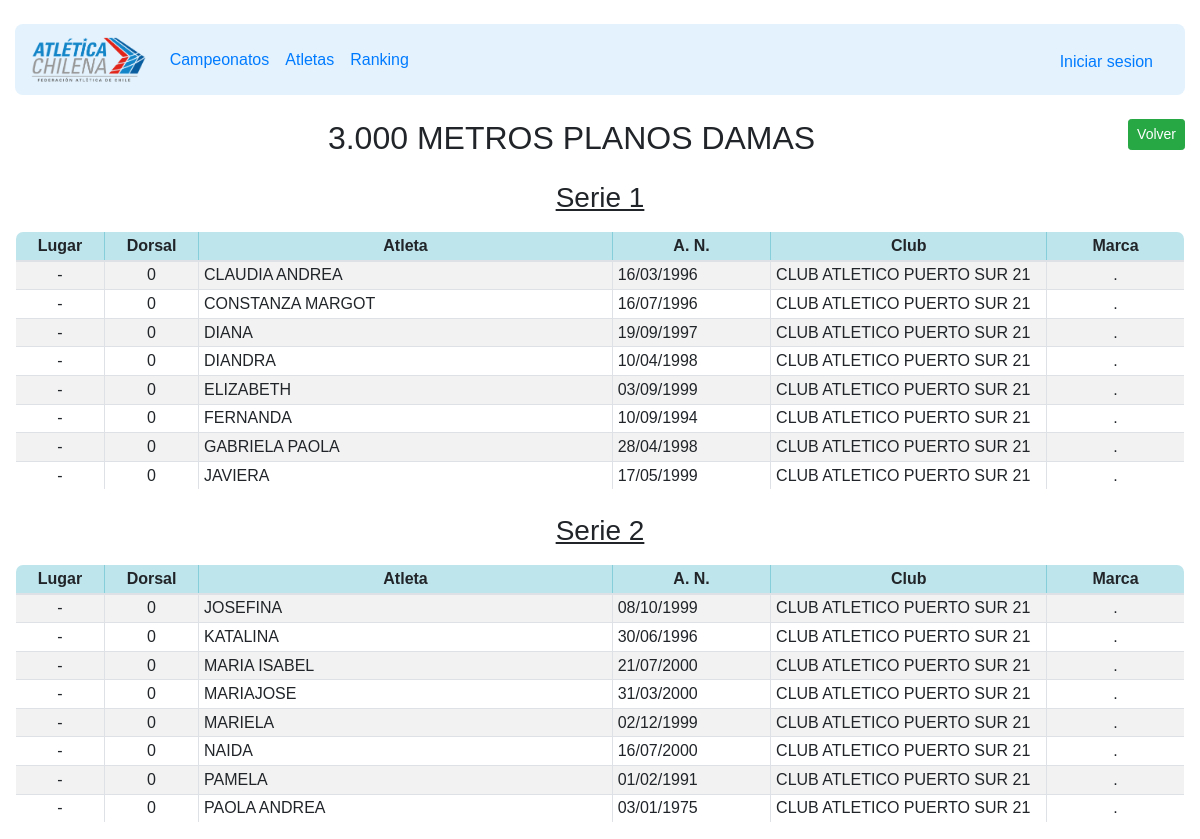
/competition/results/2133, run on the app's committed database.
### apps/competition/models.py (models this page shows, shortened)
class Competitions(models.Model):
    eventId = models.ForeignKey(Events,null=False,blank=False,on_delete=models.CASCADE)
    stageId = models.ForeignKey(Stages,null=False,blank=False,on_delete=models.CASCADE)
    round = models.IntegerField(choices=ROUND_CHOICES,null=False,blank=False,default=0)
    hour = models.TimeField(null=False,blank=False,default='08:00:00')
    category = models.IntegerField(null=False,blank=False,default=0)
    gender = models.IntegerField(choices=GENDER_CHOICES,null=False,blank=False,default=0)
    combinated= models.IntegerField(choices=COMBINATED_CHOICES,null=False,blank=False,default=0)
    series = models.BooleanField(null=False,blank=False,default=False)
    observation = models.CharField(max_length=200,null=True,blank=True,default='S/C')
    status = models.IntegerField(choices=STATUS_CHOICES,null=False,blank=False,default=1)
    def name(self):
        return "%s %s"%(self.eventId.name(),self.get_gender())
    def get_CID(self):
        return self.stageId.championshipId.id
    def get_gender(self):
        return GENDER_CHOICES[self.gender][1]
    def get_type(self):
        return self.eventId.eventType

class Events(models.Model):
    eventName = models.CharField(max_length=200,null=False,blank=False,default='Evento')
    eventType = models.IntegerField(choices=EVENT_TYPE_CHOICES,null=False,blank=False,default=0)
    status = models.IntegerField(choices=STATUS_CHOICES,null=False,blank=False,default=1)
    def name(self):
        return self.eventName

class AbstractHeats(models.Model):
    competitionId = models.ForeignKey(Competitions,related_name="%(class)s",null=False,blank=False,on_delete=models.CASCADE)
    numberHeat = models.IntegerField(null=False,blank=False,default=0)
    observation = models.CharField(max_length=200,default='S/0')
    status = models.IntegerField(choices=STATUS_CHOICES,null=False,blank=False,default=1)
    class Meta:
        abstract=True

class MidHeats(AbstractHeats):
    def serie(self):
        return "Serie %s"%(self.numberHeat)

class AbstractAssignments(models.Model):
    athleteId = models.ForeignKey(Athletes,related_name="%(class)s",null=False,blank=False,on_delete=models.CASCADE)
    personalBest = models.CharField(max_length=200,default='N/R')
    result = models.CharField(max_length=200, default='.')
    place = models.IntegerField(default=99)
    strAthle = models.CharField(max_length=200,null=False,blank=False,default="PIVOTE")
    strClub = models.CharField(max_length=200,null=False,blank=False,default="PIVOTE")
    status = models.IntegerField(choices=STATUS_CHOICES,null=False,blank=False,default=1)
    class Meta:
        abstract=True

class MidAssignments(AbstractAssignments):
    heatId = models.ForeignKey(MidHeats,related_name='asigned',null=False,blank=False,on_delete=models.CASCADE)
    competitionNumber = models.IntegerField(null=False,blank=False,default=0)

### apps/athlete/models.py (models this page shows, shortened)
class Athletes(models.Model):
    clubId = models.ForeignKey(Clubs,null=False,blank=False,on_delete=models.CASCADE)
    firstName = models.CharField(max_length=200, default='FIRSTNAME')
    secondName = models.CharField(max_length=200,default='SECONNAME')
    surname =  models.CharField(max_length=200,default='SURNAME')
    secondSurname = models.CharField(max_length=200,default='sSURNAME')
    rut = models.CharField(max_length=200,default='RUT')
    gender = models.IntegerField(choices=GENDER_CHOICES,null=False,blank=False,default=0)
    birthdate = models.DateField(default='2021-07-25')
    age = models.IntegerField(default=0)
    categoria = models.IntegerField(choices=CATEGORY_CHOICES, default=0)
    gender = models.IntegerField(choices=GENDER_CHOICES,default=0)
    size = models.CharField(max_length=4, null=False,blank=False,default='.')
    height = models.CharField(max_length=4,null=False,blank=False,default='.')
    cellphone = models.CharField(max_length=9,null=False,blank=False,default='.')
    email = models.CharField(max_length=30,null=False,blank=False,default='.')
    coach = models.CharField(max_length=10,null=False,blank=False,default='.')
    region = models.CharField(max_length=10,null=False,blank=False,default='.')
    status = models.IntegerField(choices=STATUS_CHOICES,null=False,blank=False,default=1)
    created_at = models.DateTimeField(auto_now=True,null=False,blank=False)
    updated_at = models.DateTimeField(auto_now=True,null=False,blank=False)
    def name(self):
        return self.firstName

### apps/member/models.py (models this page shows)
class Clubs(models.Model):
    clubName = models.CharField(max_length=200,null=False,blank=False,default='CLUB')
    def __str__(self):
        return "%s %s"%(self.clubName,self.id)

### apps/competition/views.py (the view)
# urls.py: path('results/<int:comptID>',resultsView,name='results_view'),
def resultsView(request,comptID):
    if Qlog_user(request.user):
        return internalRV(request,comptID)
    else:
        return externalRV(request,comptID)

### apps/competition/models.py (called while the page is built)
    @staticmethod
    def get_competition(cID):
        try:
            competition_list = Competitions.objects.get(id=cID)
            return competition_list
        except Exception as e:
            print("error en get_competition",e)

    @staticmethod
    def get_heats(cID,htype):
        heats = {1:SpeedHeats,2:MidHeats,3:JumpHeats,4:JumpHeats,5:ThrowHeats,}
        try:
            heat_class = heats[htype]
            heats_list = list(heat_class.objects.filter(competitionId=cID))
            total_data = []
            for data in heats_list:
                total = data.asigned.all().order_by('place')
                aux_dict = {'heat':data,'assign':list(total)}
                total_data.append(aux_dict)
            return total_data
        except Exception as e:
            print("error buscando los heats",e)

### apps/competition/views.py (called while the page is built)
def externalRV(request,comptID):
    templates = {1:'External/competitions/eResultsSP.html',2:'External/competitions/eResultsMD.html',
                3:'External/competitions/eResultsJPV2.html',4:'External/competitions/eResultsPV.html',5:'External/competitions/eResultsTW.html'}
    competition = CF.get_competition(comptID)
    cID = competition.get_CID()
    ctype = competition.get_type()
    heats = CF.get_heats(comptID,ctype)
    return render(request,templates[ctype],{'cID':cID,'id':comptID,'competition':competition,'heats_data':heats})

### base/utils.py (called while the page is built)
def Qlog_user(user):
    if user == AnonymousUser():
        return False
    else:
        return True

### templates/External/competitions/eResultsMD.html
{% extends 'External/competitions/eResults.html' %}
{% block tables %}
    {% if heats_data %}
        {% for heat in heats_data %}
            <h3 class="text-center mt-4 mb-3"><u>{{heat.heat.serie}}</u></h4>
                <table class="table table-sm table-striped table-bordered taborder" >
                <thead class="table-info">
                    <tr>
                        <th class="text-center" style="width: 3%;">Lugar</th>
                        <th class="text-center" style="width: 3%;">Dorsal</th>
                        <th class="text-center" style="width: 18%;">Atleta</th>
                        <th class="text-center" style="width: 6%;">A. N.</th>
                        <th class="text-center" style="width: 12%;">Club</th>
                        <th class="text-center" style="width: 6%;">Marca</th>
                    </tr>
                </thead>
                <tbody>
                    {% for atle in heat.assign %}
                    <tr>
                        {% if atle.place == 99 %}
                            <td class="text-center">-</td>
                        {% else %}
                            <td class="text-center">{{atle.place}}</td>
                        {% endif %}
                        <td class="text-center">{{atle.competitionNumber}}</td>
                        {% if atle.strAthle == 'PIVOTE' %}
                            <td>{{atle.athleteId.name}}</td>
                            <td>{{atle.athleteId.birthdate |date:"d/m/Y"}}</td>
                            <td>{{atle.athleteId.clubId}}</td>
                        {% else %}
                            <td >{{atle.strAthle}}</td>
                            <td >--/--/----</td>
                            <td >{{atle.strClub}}</td>
                        {% endif %}
                        <td class="text-center">{{atle.result}}</td>
                    </tr>
                    {% endfor %}
                </tbody>
            </table>
        {% endfor %}
    {% else %}
        <h3 class="text-center">No hay series registradas hasta el momento.</h3>
    {% endif %}
{% endblock %}

### templates/External/competitions/eResults.html (shortened to what this page needs)
{% extends 'External/eBase.html' %}
{% block content %}
    <div class="container-fluid mt-4">
        {% if competition %}
            <a type="button" class="btn btn-sm btn-success float-right" href="{% url 'reviewChampionship' cID %}">Volver</a>
            <h2 class="text-center">{{competition.name}}</h2>
            {% block tables %}
            {% endblock %}
        {% else %}
            <h1 class="text-center">Error</h1>
        {% endif %}
    </div>
{% endblock %}

### static/css/customs.css (style rules this page uses)
.taborder { border-collapse: collapse; border-radius: 0.5em; overflow: hidden; width: 100%; }

### templates/External/eBase.html (style rules this page uses)
body { font-family: 'Helvetica'; }

### data on the page
Competitions: name "3.000 METROS PLANOS DAMAS"
MidHeats: heat.serie "Serie 1"
MidAssignments: competitionNumber "0", athleteId.name "CLAUDIA ANDREA", athleteId.birthdate "16/03/1996", athleteId.clubId "CLUB ATLETICO PUERTO SUR 21", result "."
MidAssignments: competitionNumber "0", athleteId.name "CONSTANZA MARGOT", athleteId.birthdate "16/07/1996", athleteId.clubId "CLUB ATLETICO PUERTO SUR 21", result "."
MidAssignments: competitionNumber "0", athleteId.name "DIANA", athleteId.birthdate "19/09/1997", athleteId.clubId "CLUB ATLETICO PUERTO SUR 21", result "."
MidAssignments: competitionNumber "0", athleteId.name "DIANDRA", athleteId.birthdate "10/04/1998", athleteId.clubId "CLUB ATLETICO PUERTO SUR 21", result "."
MidAssignments: competitionNumber "0", athleteId.name "ELIZABETH", athleteId.birthdate "03/09/1999", athleteId.clubId "CLUB ATLETICO PUERTO SUR 21", result "."
MidAssignments: competitionNumber "0", athleteId.name "FERNANDA", athleteId.birthdate "10/09/1994", athleteId.clubId "CLUB ATLETICO PUERTO SUR 21", result "."
MidAssignments: competitionNumber "0", athleteId.name "GABRIELA PAOLA", athleteId.birthdate "28/04/1998", athleteId.clubId "CLUB ATLETICO PUERTO SUR 21", result "."
MidAssignments: competitionNumber "0", athleteId.name "JAVIERA", athleteId.birthdate "17/05/1999", athleteId.clubId "CLUB ATLETICO PUERTO SUR 21", result "."
MidHeats: heat.serie "Serie 2"
MidAssignments: competitionNumber "0", athleteId.name "JOSEFINA", athleteId.birthdate "08/10/1999", athleteId.clubId "CLUB ATLETICO PUERTO SUR 21", result "."
MidAssignments: competitionNumber "0", athleteId.name "KATALINA", athleteId.birthdate "30/06/1996", athleteId.clubId "CLUB ATLETICO PUERTO SUR 21", result "."
MidAssignments: competitionNumber "0", athleteId.name "MARIA ISABEL", athleteId.birthdate "21/07/2000", athleteId.clubId "CLUB ATLETICO PUERTO SUR 21", result "."
MidAssignments: competitionNumber "0", athleteId.name "MARIAJOSE", athleteId.birthdate "31/03/2000", athleteId.clubId "CLUB ATLETICO PUERTO SUR 21", result "."
MidAssignments: competitionNumber "0", athleteId.name "MARIELA", athleteId.birthdate "02/12/1999", athleteId.clubId "CLUB ATLETICO PUERTO SUR 21", result "."
MidAssignments: competitionNumber "0", athleteId.name "NAIDA", athleteId.birthdate "16/07/2000", athleteId.clubId "CLUB ATLETICO PUERTO SUR 21", result "."
MidAssignments: competitionNumber "0", athleteId.name "PAMELA", athleteId.birthdate "01/02/1991", athleteId.clubId "CLUB ATLETICO PUERTO SUR 21", result "."
MidAssignments: competitionNumber "0", athleteId.name "PAOLA ANDREA", athleteId.birthdate "03/01/1975", athleteId.clubId "CLUB ATLETICO PUERTO SUR 21", result "."
